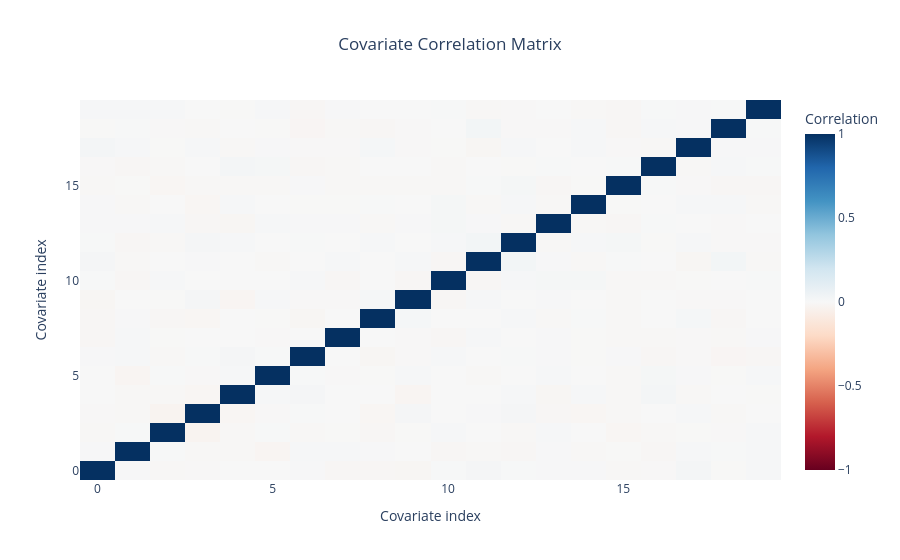

Notebook cell for this chart:
### Code cell
corr = np.corrcoef(X, rowvar=False)

fig = go.Figure(data=go.Heatmap(
    z=corr,
    colorscale="RdBu",
    zmid=0,
    colorbar_title="Correlation"
))

fig.update_layout(
    title={"text": "Covariate Correlation Matrix", "x": 0.5},
    xaxis_title="Covariate index",
    yaxis_title="Covariate index"
)

fig.show()

### Figure 1 — Plotly figure (JSON) as saved in the notebook; plotly's stock layout.template omitted (floating-point values rounded to 4 significant figures; data arrays with more than 128 entries replaced by an {"elided": "..."} marker saying what was removed)
{"data": [{"colorbar": {"title": {"text": "Correlation"}}, "colorscale": [[0, "rgb(103,0,31)"], [0.1, "rgb(178,24,43)"], [0.2, "rgb(214,96,77)"], [0.3, "rgb(244,165,130)"], [0.4, "rgb(253,219,199)"], [0.5, "rgb(247,247,247)"], [0.6, "rgb(209,229,240)"], [0.7, "rgb(146,197,222)"], [0.8, "rgb(67,147,195)"], [0.9, "rgb(33,102,172)"], [1, "rgb(5,48,97)"]], "type": "heatmap", "z": {"elided": "20x20 float values"}, "zmid": 0}], "layout": {"title": {"text": "Covariate Correlation Matrix", "x": 0.5}, "xaxis": {"title": {"text": "Covariate index"}}, "yaxis": {"title": {"text": "Covariate index"}}}}
